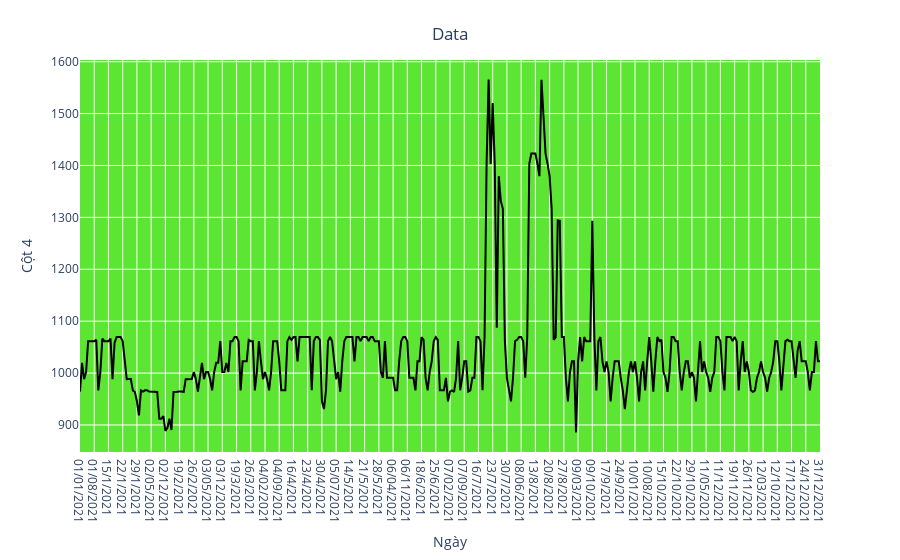

This figure's notebook cell:
### Code cell
import plotly.express as px
fig = px.line(y=df['4'], x=df['Ngày'])
fig.update_traces(line_color='black') 
fig.update_layout(xaxis_title="Ngày", 
                  yaxis_title="Cột 4",
                  title={'text': "Data", 'y':0.95, 'x':0.5, 'xanchor':'center', 'yanchor':'top'},
                  plot_bgcolor='rgba(53,223,0,0.8)')

### Figure 1 — Plotly figure (JSON) as saved in the notebook; plotly's stock layout.template omitted (floating-point values rounded to 4 significant figures; data arrays with more than 128 entries replaced by an {"elided": "..."} marker saying what was removed)
{"data": [{"hovertemplate": "x=%{x}<br>y=%{y}<extra></extra>", "legendgroup": "", "line": {"color": "black", "dash": "solid"}, "marker": {"symbol": "circle"}, "mode": "lines", "name": "", "orientation": "v", "showlegend": false, "type": "scatter", "x": {"elided": "365 str values"}, "xaxis": "x", "y": {"elided": "365 float values"}, "yaxis": "y"}], "layout": {"legend": {"tracegroupgap": 0}, "margin": {"t": 60}, "plot_bgcolor": "rgba(53,223,0,0.8)", "title": {"text": "Data", "x": 0.5, "xanchor": "center", "y": 0.95, "yanchor": "top"}, "xaxis": {"anchor": "y", "domain": [0, 1], "title": {"text": "Ngày"}}, "yaxis": {"anchor": "x", "domain": [0, 1], "title": {"text": "Cột 4"}}}}
